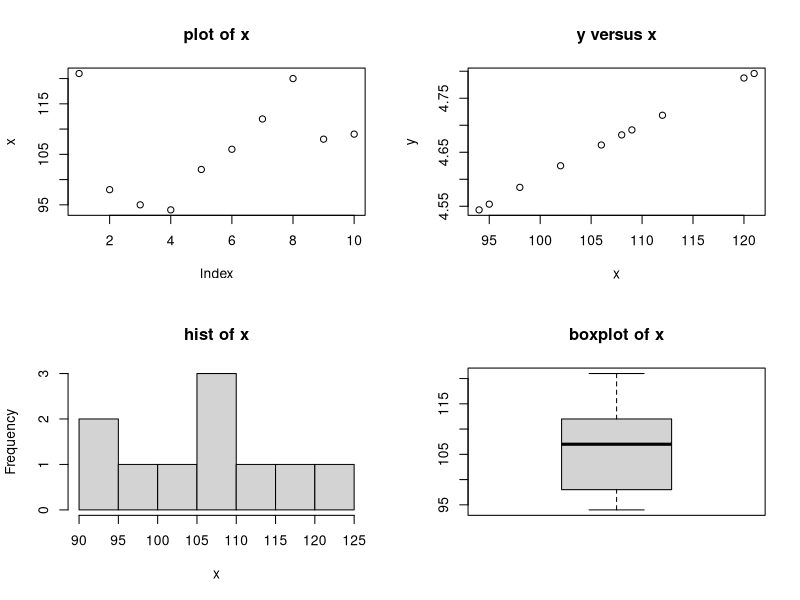
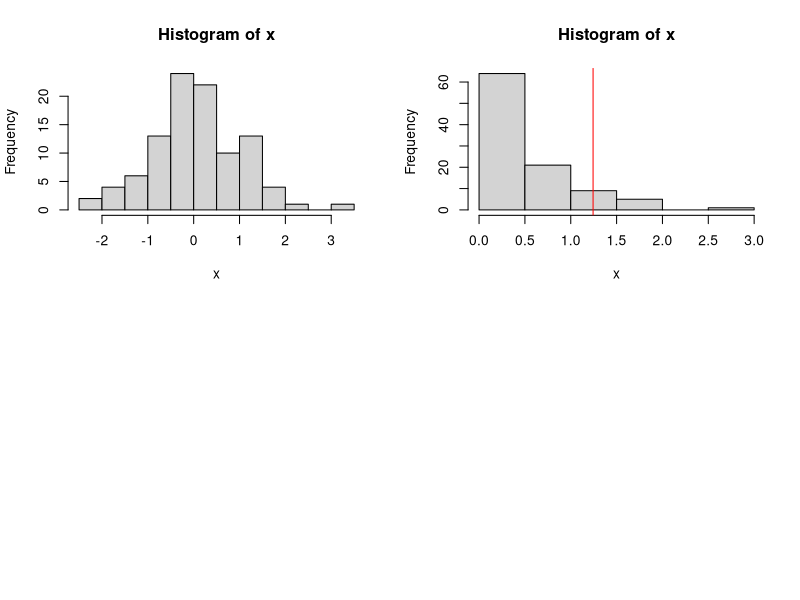
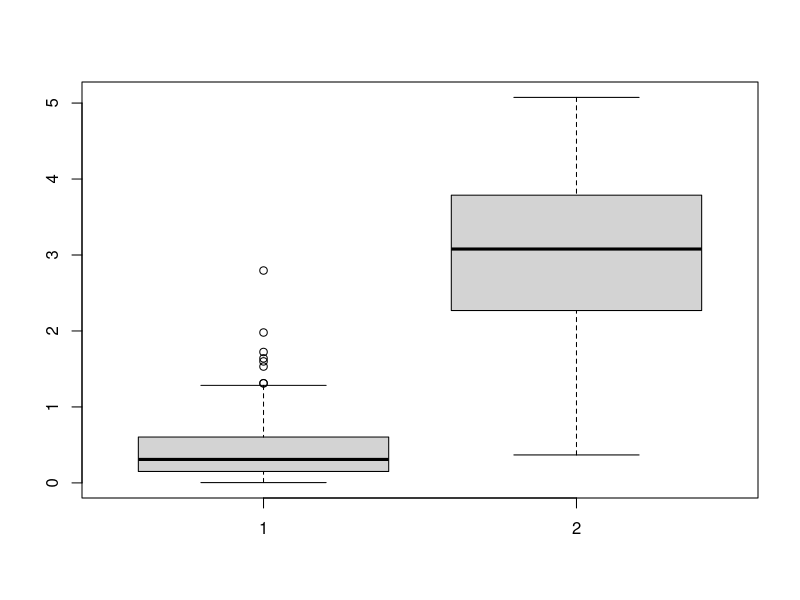
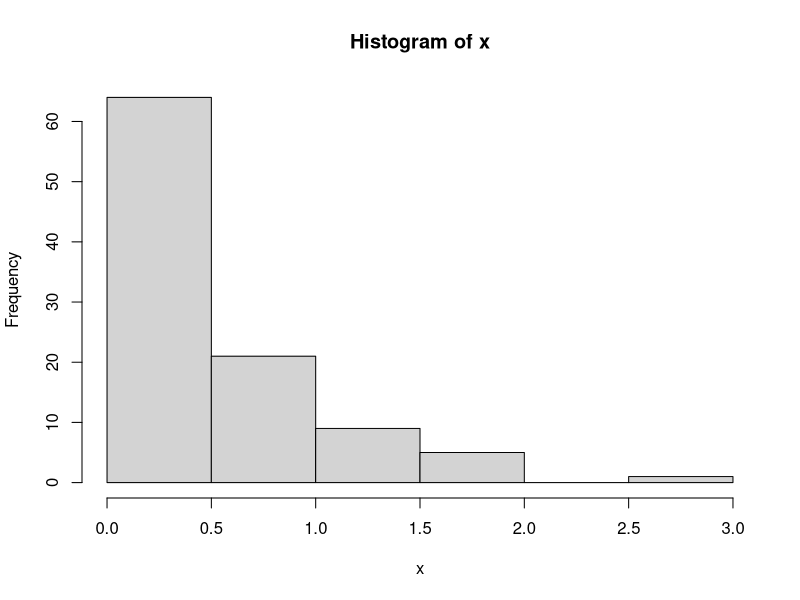
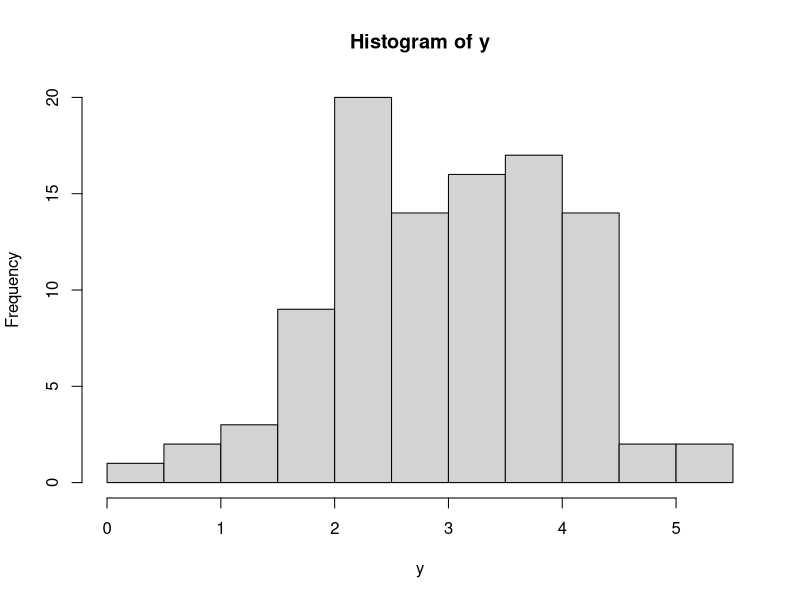
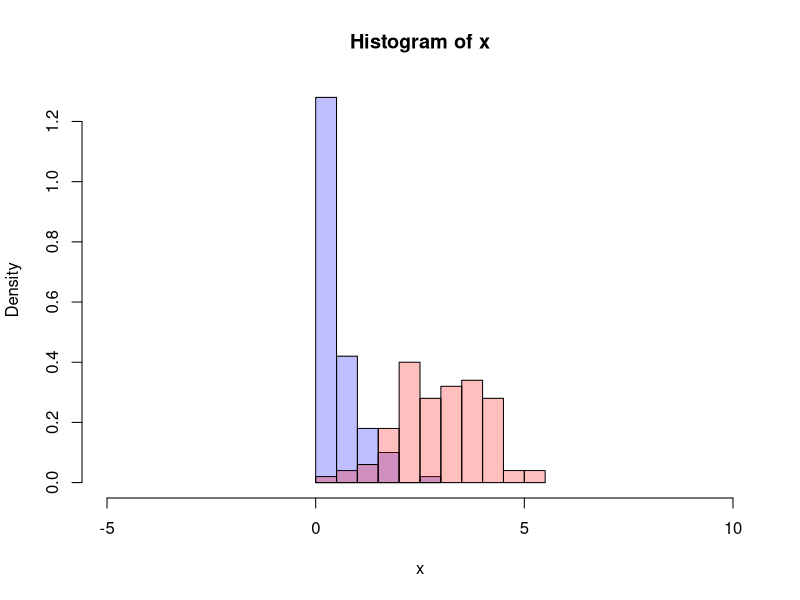

These charts were generated, in order, by the following R code:
##
#### vector and matrix
##
# define a vector
x = c(121, 98, 95, 94, 102, 106, 112, 120, 108, 109)
#character vector
w = c("F","M","M","F","F","M","M","F","M","M")
w
# print the data
x
#define y to be the log transformation of x
y=log(x)
#construct a 10 by 2 matrix, with columns x and y
mat = cbind(x, y) # cbind: combine by columns
mat
#add another row to the data set
new = c(100, log(100))
mat2 = rbind(mat, new)
mat2
#check the dimension of a matrix
dim(mat)
dim(mat2)
ncol(mat2) # the number of columns of a matrix
nrow(mat2) # the number of rows of a matrix
mat[1,2] # value in the second row and the third column of mat
mat[1:3,] # the first three rows of mat
mat[,2] # the second column of mat
mat[-1,] # exclude the first row
mat[,-1] # exclude the first column
####access the documentation of a certain function
?cbind
help(cbind)
##
#### Arithmetics and simple functions
##
x + y
z = x - y
z
x*y
sum(x) # summation of all the elements in x
# summation of the 2nd, 3rd and the 5th elements of x
sum(x[c(2,3,5)])
# product of all the elements in x
prod(x)
# product of all the elements in x except the first two
prod(x[-c(1,2)])

#logic operation
sum(x) > 10
1*(x[1]>10) #returns 1 if true and 0 if false
sum(w=="F") #number of "F" in the vector w

##
#### graphical analysis
##
par(mfrow=c(2,2)) # will result in 4 plots, 2 rows & 2 columns
plot(x, main="plot of x") # scatter plot of x
plot(y~x, main="y versus x") # plot y versus x
hist(x, main="hist of x") # show the histogram of x
boxplot(x, main="boxplot of x") # plot the boxplot of x

# some summary statistics
# calculate the sample mean (average)
mean(x)
# calculate the sample standard deviation
sd(x)
# calculate the correlation of y and x
cor(y,x)
# compute the median of x
median(x)
# compute the 90th percentile of x
quantile(x, 0.9)
# compute the 0th, 25th, 50th, 75th, 100th percentiles of x
quantile(x)
## 5 number summary
summary(x)

###################################
#### Importing and Exporting Data
###################################

# you can change the directory to where the data is saved
## Save the csv dataset in the same location where you save the R code

setwd("C:/Users/Jyotishka/OneDrive/Documents/latex files/Course Notes/STAT4033/R")

setwd("Z:\\Course materials\\Stat4033\\R")

# This is the location of the data-set on my laptop, yours should be different!!

cigarettes = read.csv("cigarettes.csv")
##Structure of the data
str(cigarettes)
#check the dimension of the matrix
dim(cigarettes)
#print the first five rows
cigarettes[1:5,]
#check the correlation of Tar and Nicotine
cor(cigarettes[,2], cigarettes[,3])
#add another column log(Q1)
logTar = log(cigarettes[,2])
cigarettes = cbind(cigarettes, logTar)
#take a look at the first 5 rows
cigarettes[1:5,]
#export the new modified cigarettes data
write.table(cigarettes, "modified_cigarettes.csv",
            sep=",", col.names=TRUE, row.names=FALSE)
##
#### Random number generation
##
# generate 100 data points from N(mu=0, sigma=2)
?rnorm
x = rnorm(100, 0, 1)
mean(x)
max(x)
quantile(x, 0.9)
mean(x) > 1
hist(x)

# generate 100 data points from exponential distribution
x = rexp(100, 2)
mean(x)
max(x)
quantile(x, 0.9)
1*(mean(x) > 1)
hist(x)
abline(v=quantile(x,0.9),col="red")

## Sign test
?binom.test
num_pos = sum(x>0)
num_tot = length(x)
binom.test(num_pos,num_tot)

## Sign test with paired sample
## Generate another data with a larger mean
y = rnorm(100,3,1)
mean(y)
median(y)

## Visual inspection
par(mfrow=c(1,1))
boxplot(x,y)

p1 <- hist(x)                     # centered at 0
p2 <- hist(y)                     # centered at 3
plot( p1, col=rgb(0,0,1,1/4), freq = F, xlim=c(-5,10))  # first histogram
plot( p2, col=rgb(1,0,0,1/4), freq = F, xlim=c(-5,10), add=T)  # second

### Paired sample sign test
num_pos_diff = sum(y>=x)
num_tot_diff = length(x)
binom.test(num_pos_diff,num_tot_diff,p = 0.5,alternative = "two.sided",conf.level = 0.95)

## Class Exercise 

## The regulations specify that average content of cigarettes may not exceed 
## 16 mg of tar, 1.5 mg of nicotine or 20 mg of carbon monoxide. 

## Test if the 25 barnds in the data adheres to the federal guidelines. Which ones don't?

## Although this is not a situation for hypothesis testing, if we want to do test: 
## Does the median differ significantly? 





